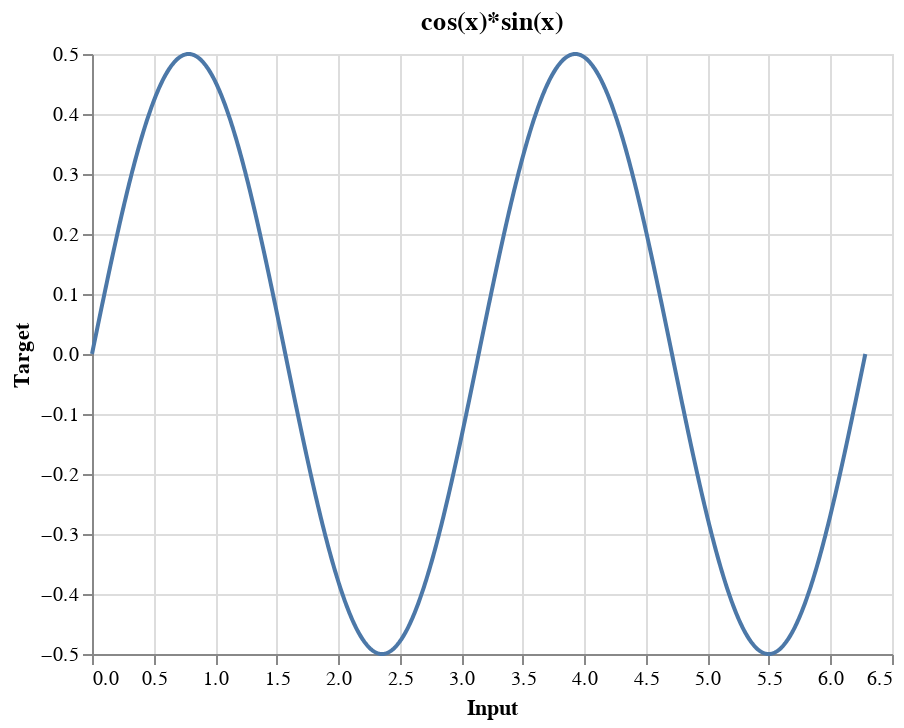

The code cell stored with this chart in its notebook:
### Markdown cell above
### Questions
1. Run your training and evaluation code 3 times and record the number of training epochs needed, the final training accuracy and the final testing accuracy. Remember that with early stopping, your final training accuracy is at the point of lowest loss (likely 3 epochs back from when the training actually stopped).

2. Are the results reasonably consistent?

3. Are you seeing significant differences in accuracy between training and testing. What might this mean?

4. Create a plot of the actual output of one of your runs compared to the target output. An example of such a plot is in the Regression Learning Example notebook.

5. Copy your training code to a new cell. Increase the first and second layers to 64 neurons and re-record the results from 3 runs (as in question 1).

6. Are these results appreciably different from the earlier results on the first network? If so, why might that be the case?

7. Again create a plot of the actual output of one of your runs with this new larger network compared to the target output.

Record your answers in text cells.

### Code cell
# Create the dataset
x = np.linspace(0,2*np.pi,1001)
y = np.sin(x)*np.cos(x)
df = pd.DataFrame({"Input":x, "Target":y})
alt.Chart(df, title="cos(x)*sin(x)").mark_line().encode(
    x='Input:Q',
    y='Target:Q'
)

### Figure 1 — Vega-Lite specification as saved in the notebook (floating-point values rounded to 4 significant figures; data arrays with more than 128 entries replaced by an {"elided": "..."} marker saying what was removed)
{"config": {"view": {"continuousWidth": 400, "continuousHeight": 300}}, "data": {"name": "data-30729effb6ffbce67e0fbaa33dea1b4f"}, "mark": "line", "encoding": {"x": {"type": "quantitative", "field": "Input"}, "y": {"type": "quantitative", "field": "Target"}}, "title": "cos(x)*sin(x)", "$schema": "https://vega.github.io/schema/vega-lite/v4.8.1.json", "datasets": {"data-30729effb6ffbce67e0fbaa33dea1b4f": {"elided": "1001 records"}}}
